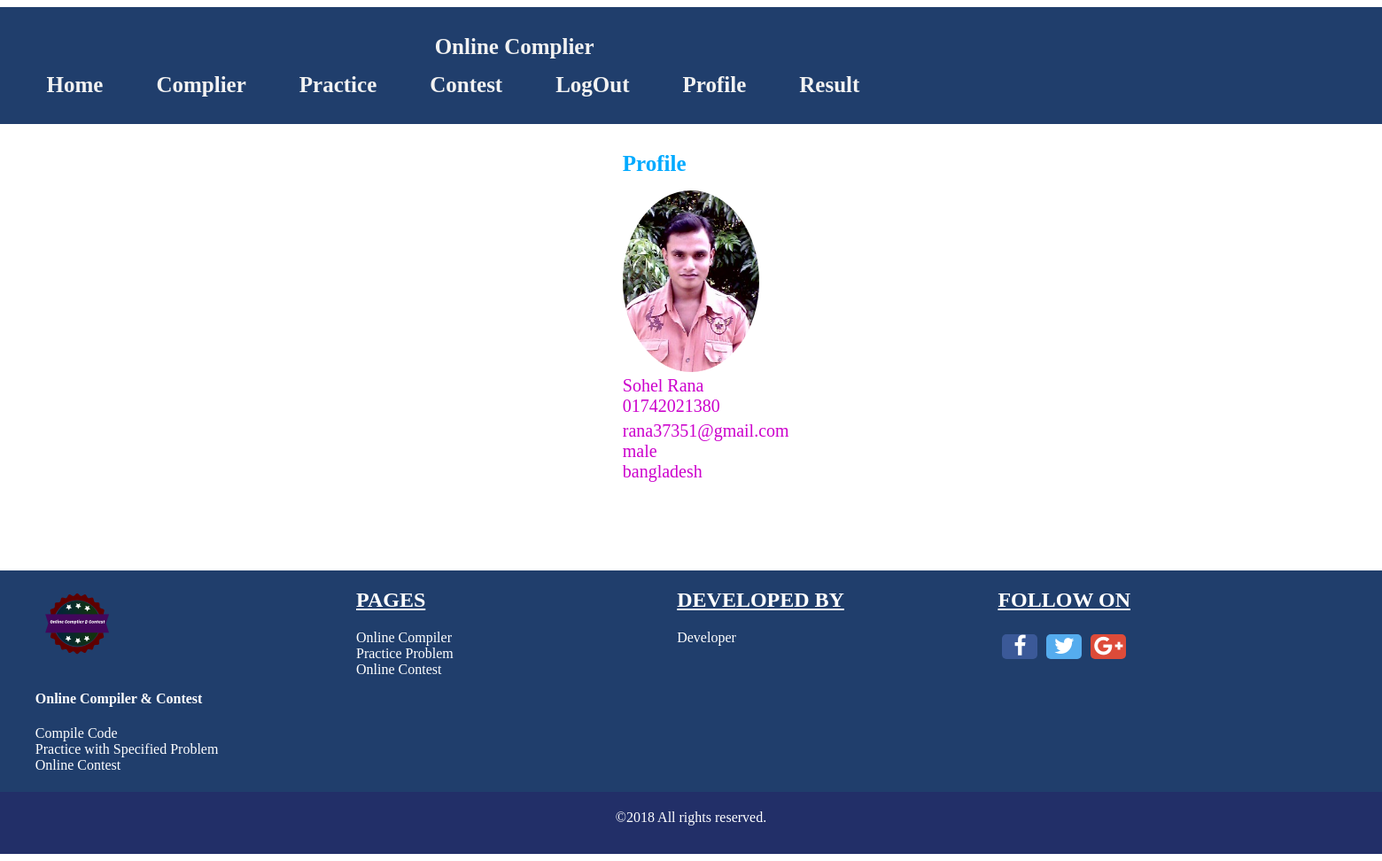
The app's page /profile.php (signed in) with its own data.
### tables this page shows
CREATE TABLE `user` (
  `user_id` int(11) NOT NULL,
  `user_name` varchar(100) NOT NULL,
  `phone_number` varchar(15) NOT NULL,
  `email` varchar(100) NOT NULL,
  `image_path` varchar(250) NOT NULL,
  `password` varchar(100) NOT NULL,
  `gender` varchar(15) NOT NULL,
  `country` varchar(80) NOT NULL,
  `user_status` int(11) NOT NULL
);

### profile.php (the view, shortened to what this page needs)
<!DOCTYPE html>
<html>
    <head>
        <link href="css/contest_veiw.css" rel="stylesheet" type="text/css"/>
    </head>
    <body>
        <div style="width: 103%; margin-left: -1%;"><b>
                <?php
                include 'contest_veiw_head.php';
                ?>
            </b></div>
        <div class="user_profile" style="width: 100%;margin-left: 45%; margin-top: 2%; margin-bottom: 100px;">
            <div class="heading">Profile</div>
            <?php
            if (!isset($_SESSION["Login"])) {
                header('Location: logIn.php');
            } else {
                include 'config.php';
                $user_name = $_SESSION["user_name"];
                $sql = "select * from user where  user_name = '$user_name'";
                $result = $connection->query($sql);
                while ($data = mysqli_fetch_assoc($result)) {
                    ?>
                    <div class="profile" style="margin-top: 1%;"><a href="profile.php" style="text-decoration: none;">
                            <img src="<?php echo $data['image_path']; ?>" style="width: 10%;border-radius: 50%;">
                            <div style="font-size: 20px; color: #cc00cc;"><?php echo $data['user_name']; ?></div>
                            <div style="font-size: 20px; color: #cc00cc;"><?php echo $data['phone_number']; ?></div>
                            <div style="font-size: 20px; color: #cc00cc; margin-top: 5px;"><?php echo $data['email']; ?></div>
                            <div style="font-size: 20px; color: #cc00cc;"><?php echo $data['gender']; ?></div>
                            <div style="font-size: 20px; color: #cc00cc;"><?php echo $data['country']; ?></div>
                    </div></a>
                <?php
            }
        }
        ?>
    </div>
    <div><?php include 'foot.php'; ?></div>
</body>
</html>

### css/contest_veiw.css (style rules this page uses)
.heading { display: table-caption; text-align: center; font-weight: bold; font-size: 25px; color: #00AAFF; }

### records on screen
user: image_path (picture), user_name "Sohel Rana", phone_number "01742021380", email "rana37351@gmail.com", gender "male", country "bangladesh"
